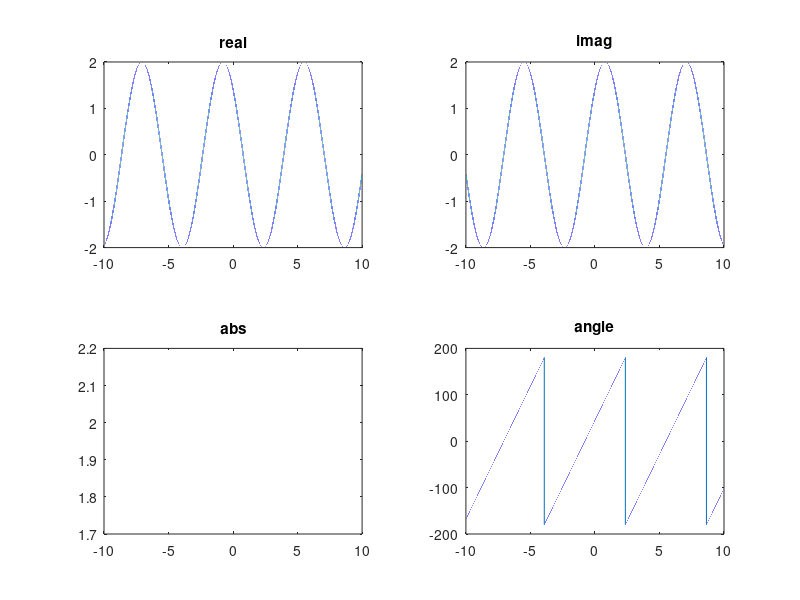

Reproduce this figure in MATLAB.
clear all
clc

t=-10:0.0001:10
f=2*exp(i*(t+pi/4))
r=real(f)
im=imag(f)
a=abs(f)
an=angle(f).*180./pi

subplot(2,2,1)
plot(t,r)
title('real')

subplot(2,2,2)
plot(t,im)
title('imag')

subplot(2,2,3)
plot(t,a)
title('abs')

subplot(2,2,4)
plot(t,an)
title('angle')
